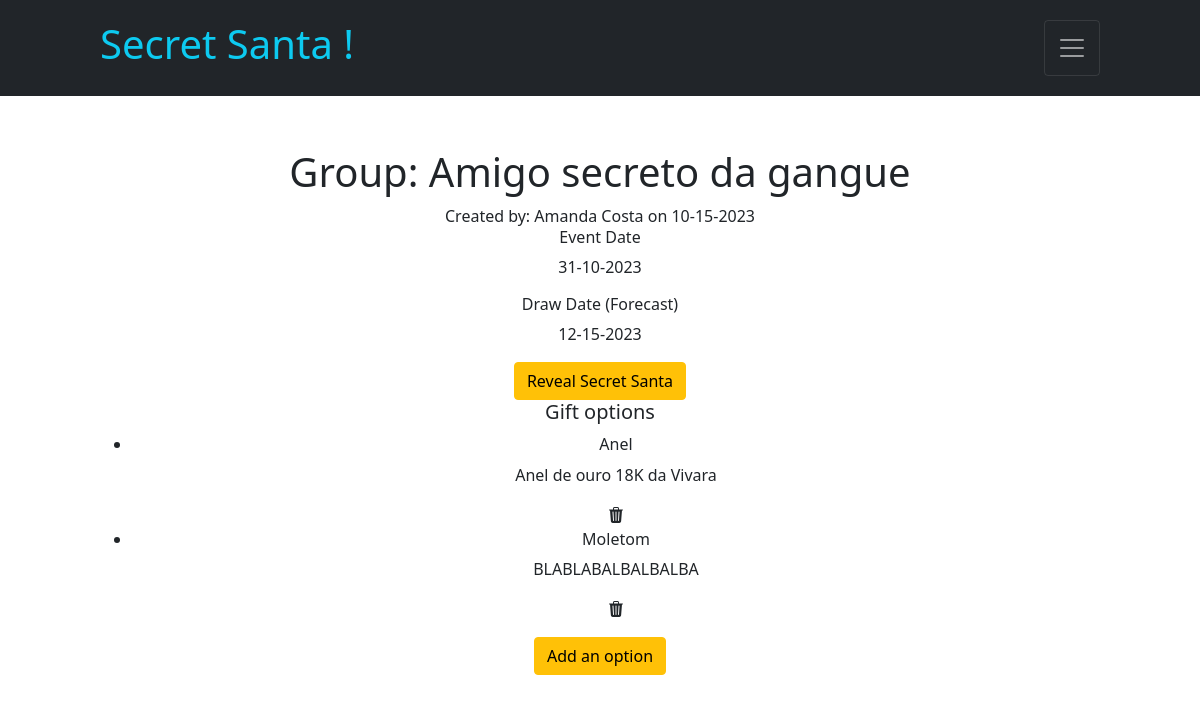
Before: /group/1 (signed in) with the older database file.
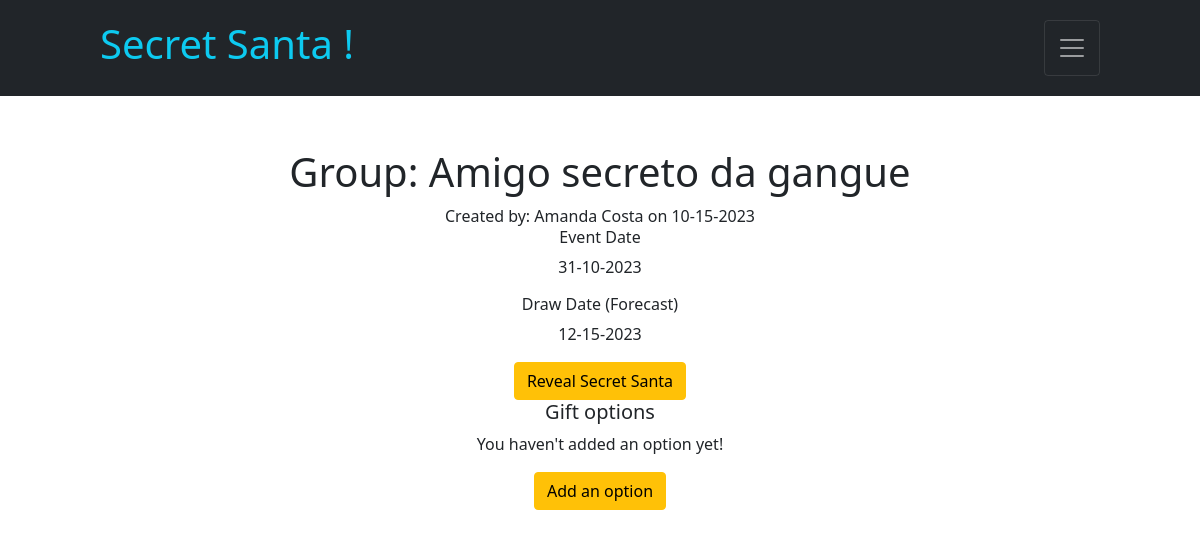
After: the same page with the newer database file.
### tables this page shows
CREATE TABLE groups (
        id INTEGER PRIMARY KEY AUTOINCREMENT,
        owner_id INTEGER,
        name TEXT,
        description TEXT,
        creation_date TEXT,
        event_date TEXT,
        draw_date TEXT, image_url text,
        FOREIGN KEY (owner_id) REFERENCES users(id)
    );

CREATE TABLE users (
        id INTEGER PRIMARY KEY AUTOINCREMENT,
        name TEXT,
        email TEXT UNIQUE,
        gender TEXT,
        birth TEXT,
        password_hash TEXT
    );

CREATE TABLE gift_option (id INTEGER PRIMARY KEY AUTOINCREMENT, gift TEXT, description TEXT);

### app.py (the view)
@app.route('/group/<group_id>', methods=['GET', 'POST'])
def group(group_id):
    db = get_db()
    cursor = db.cursor()
    id = session["user_id"]
    cursor.execute("SELECT * FROM users WHERE id = ?", (id,))
    user = cursor.fetchone()
    if request.method == 'GET':
        santa_gift_options = None
        cursor.execute("SELECT * FROM groups_users a JOIN users b ON a.user_id = b.id WHERE a.group_id = ?", (group_id, ))
        participants = cursor.fetchall()
        cursor.execute("SELECT id FROM groups_users WHERE group_id = ? AND user_id = ?", (group_id, id,))
        group_user_id = cursor.fetchone()
        group_user_id = group_user_id['id']
        cursor.execute("SELECT c.* FROM groups_users a JOIN group_user_option b ON a.id = b.group_user_id JOIN gift_option c ON c.id = b.gift_option_id WHERE a.id = ?", (group_user_id, ))
        gift_options = cursor.fetchall()
        for option in gift_options:
            print("id da opção", option['id'])
        cursor.execute("SELECT a.*, b.name as creator, b.email FROM groups a LEFT JOIN users b ON a.owner_id = b.id WHERE a.id = ?", (group_id, ))
        group = cursor.fetchone()
        cursor.execute("SELECT a.taken_id, a.date, b.name, b.email, b.gender, b.birth FROM draw a JOIN users b ON a.taken_id = b.id WHERE a.took_id = ? AND a.group_id = ?", (id, group_id,))
        draw = cursor.fetchone()
        if draw['taken_id']:
            cursor.execute("SELECT id FROM groups_users WHERE group_id = ? AND user_id = ?", (group_id, draw['taken_id'],))
            group_taken_id = cursor.fetchone()
            group_taken_id = group_taken_id['id']
            cursor.execute("SELECT c.* FROM groups_users a JOIN group_user_option b ON a.id = b.group_user_id JOIN gift_option c ON c.id = b.gift_option_id WHERE a.id = ?", (group_taken_id, ))
            santa_gift_options = cursor.fetchall()
            print("OPÇÕES RUAN", santa_gift_options)
        owner = group['owner_id'] == id
        return render_template("group.html", nav=True, user=user, owner=owner, participants=participants, gift_options=gift_options, draw=draw, group=group, santa_gift_options=santa_gift_options)

### app.py (called while the page is built)
@app.after_request
def after_request(response):
    response.headers["Cache-Control"] = "no-cache, no-store, must-revalidate"
    response.headers["Expires"] = 0
    response.headers["Pragma"] = "no-cache"
    return response

def get_db():
    db = getattr(g, '_database', None)
    if db is None:
        db = g._database = sqlite3.connect('database.db')
    db.row_factory = sqlite3.Row
    return db

@app.teardown_appcontext
def close_connection(exception):
    print("Closing...")
    db = getattr(g, '_database', None)
    if db is not None:
        db.close()

### templates/group.html (shortened to what this page needs)
{% extends "layout.html" %}
{% block main %}
    <div class="container_group">
        <h1>Group: {{group['name']}}</h1>
        <div>Created by: {{group['creator']}} on {{group['creation_date']}}</div>
        <div>
            <div>
                <h6>Event Date</h6>
                <p>{{group['event_date']}}</p>
            </div>
            <div>
                <h6>Draw Date (Forecast)</h6>
                <p>{{group['draw_date']}}</p>
            </div>
        </div>
        {% if draw['date'] %}
            <button type="button" class="btn btn-warning" data-bs-toggle="modal" data-bs-target="#secret_santa_modal" onclick="animateSantaName()">Reveal Secret Santa</button>
        {% elif owner and not draw['date'] %}
        <form action="/draw" method="post">
            <input type="text" name="group_id" hidden value="{{ group['id'] }}">
            <button type="submit">SORTEAR O AMIGO SECRETO</button>
        </form>
        {% else %}
            <div>Aguarde o sorteio</div>
        {% endif %}
        <div>
            <h5>Gift options</h5>
            {% if gift_options[0] %}
                <ul>
                    {% for gift in gift_options %}
                        <li id="option-{{gift['id']}}">
                            <h6>{{gift['gift']}}</h6>
                            <p>{{gift['description']}}</p>
                            <div onclick="deleteGiftOption({{gift['id']}})"><i class="bi bi-trash3-fill"></i></div>
                        </li>
                    {% endfor %}
                </ul>
            {% else %}
                <p>You haven't added an option yet!</p>
            {% endif %}
            <button type="button" class="btn btn-warning" data-bs-toggle="modal" data-bs-target="#new_gift_modal">Add an option</button>
        </div>
    </div>
{% endblock %}

### templates/layout.html (shortened to what this page needs)
<!DOCTYPE html>
<html lang="en">
    <head>
        <link href="https://cdn.jsdelivr.net/npm/bootstrap@5.1.3/dist/css/bootstrap.min.css" rel="stylesheet">
        <link rel="stylesheet" href="https://cdn.jsdelivr.net/npm/bootstrap-icons@1.11.1/font/bootstrap-icons.css">
        <link href="../static/css/style.css" rel="stylesheet">
    </head>
    <body>
        {% if nav %}
        <nav class="navbar-dark bg-dark fixed-top">
            <div class="container-fluid">
              <div class="header">
                <h1>Secret Santa !</h1>
                <button class="navbar-toggler" type="button" data-bs-toggle="offcanvas" data-bs-target="#offcanvasNavbar" aria-controls="offcanvasNavbar">
                  <span class="navbar-toggler-icon"></span>
                </button>
              </div>
            </div>
          </nav>
        {% endif %}
        <main class="container-fluid py-5 text-center">
            {% block main %}{% endblock %}
        </main>
    </body>
</html>

### static/css/style.css (style rules this page uses)
.header { margin: 0 auto !important; width: 100%; max-width: 1000px; display: flex; justify-content: space-between; color: var(--bs-cyan); padding: 20px 0; }
.container_home, .container_group { width: 100%; margin: 100px auto 0px auto; max-width: 1000px; }

Changed rows visible on the page:
removed gift_option: gift "Anel", description "Anel de ouro 18K da Vivara"
removed gift_option: gift "Moletom", description "BLABLABALBALBALBA"
Other visible differences:
text now shown: "You haven't added an option yet!"
